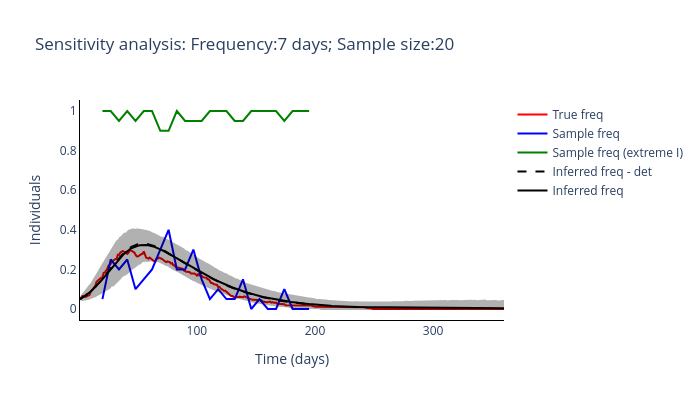

Notebook code cell kept with this figure:
### Markdown cell above
#### Run optimisation-based inference method for multiple sampling protcols

### Code cell
routine_run(freq_samplying_range[2], sample_size_range[0])

### Figure 1 — Plotly figure (JSON) as saved in the notebook; plotly's stock layout.template omitted (floating-point values rounded to 4 significant figures; data arrays with more than 128 entries replaced by an {"elided": "..."} marker saying what was removed)
{"data": [{"line": {"color": "red"}, "mode": "lines", "name": "True freq", "type": "scatter", "x": {"elided": "360 int values"}, "y": {"elided": "360 float values"}}, {"line": {"color": "blue"}, "mode": "lines", "name": "Sample freq", "type": "scatter", "x": [20, 27, 34, 41, 48, 55, 62, 69, 76, 83, 90, 97, 104, 111, 118, 125, 132, 139, 146, 153, 160, 167, 174, 181, 188, 195], "y": [0.05, 0.25, 0.2, 0.25, 0.1, 0.15, 0.2, 0.3, 0.4, 0.2, 0.2, 0.3, 0.15, 0.05, 0.1, 0.05, 0.05, 0.15, 0, 0.05, 0, 0, 0.1, 0, 0, 0]}, {"line": {"color": "green"}, "mode": "lines", "name": "Sample freq (extreme I)", "type": "scatter", "x": [20, 27, 34, 41, 48, 55, 62, 69, 76, 83, 90, 97, 104, 111, 118, 125, 132, 139, 146, 153, 160, 167, 174, 181, 188, 195], "y": [1, 1, 0.95, 1, 0.95, 1, 1, 0.9, 0.9, 1, 0.95, 0.95, 0.95, 1, 1, 1, 0.95, 0.95, 1, 1, 1, 1, 0.95, 1, 1, 1]}, {"line": {"color": "black", "dash": "dash"}, "mode": "lines", "name": "Inferred freq - det", "type": "scatter", "x": {"elided": "360 int values"}, "y": {"elided": "195 float values"}}, {"line": {"color": "black"}, "mode": "lines", "name": "Inferred freq", "type": "scatter", "x": {"elided": "360 int values"}, "y": {"elided": "360 float values"}}, {"fill": "toself", "fillcolor": "black", "line": {"color": "black"}, "mode": "lines", "name": "Inferred freq", "opacity": 0.3, "showlegend": false, "type": "scatter", "x": {"elided": "720 int values"}, "y": {"elided": "720 float values"}}], "layout": {"height": 400, "plot_bgcolor": "white", "title": {"text": "Sensitivity analysis: Frequency:7 days; Sample size:20"}, "width": 700, "xaxis": {"linecolor": "black", "title": {"text": "Time (days)"}}, "yaxis": {"linecolor": "black", "title": {"text": "Individuals"}}}}
